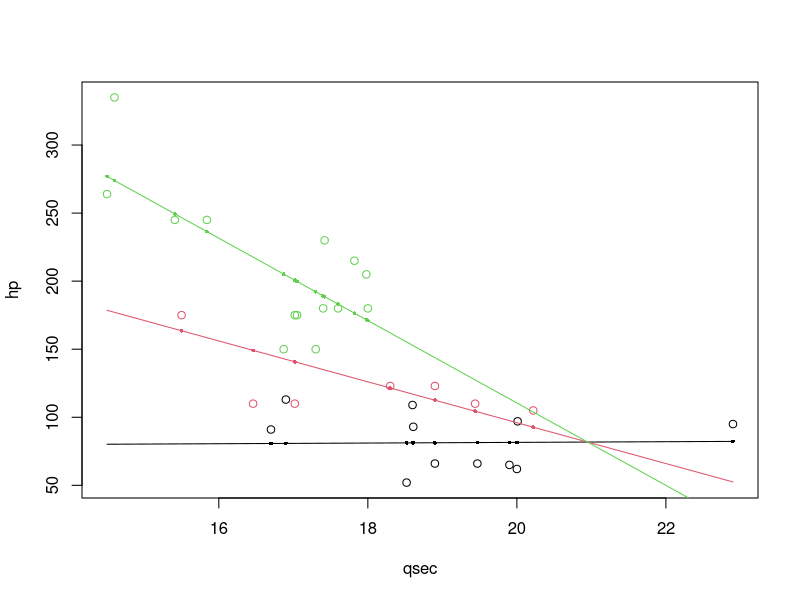
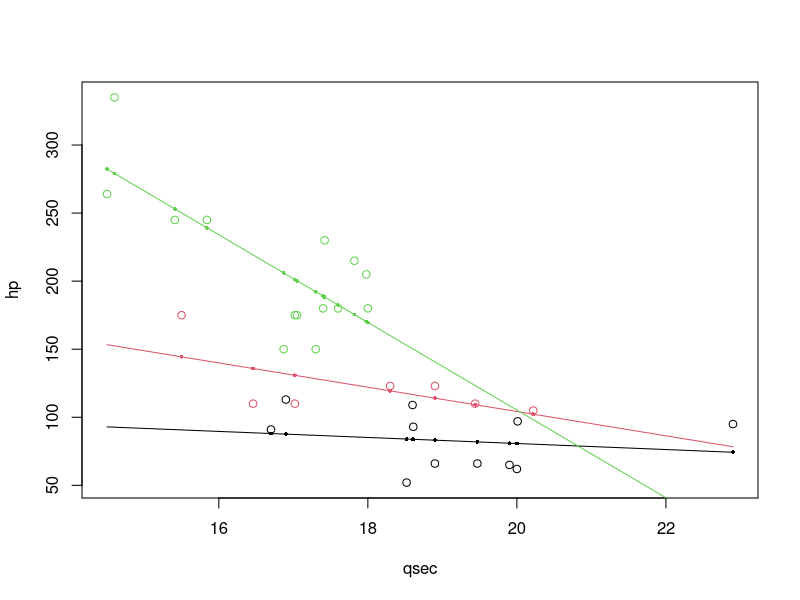
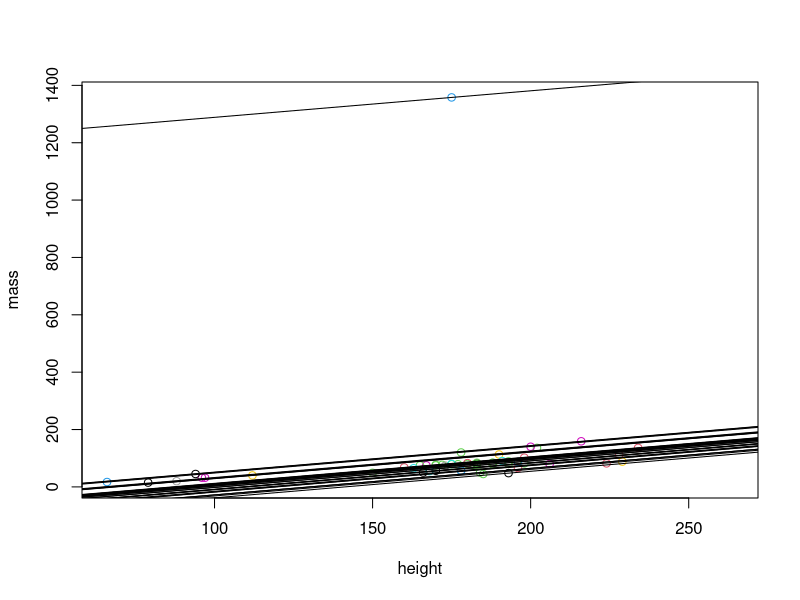
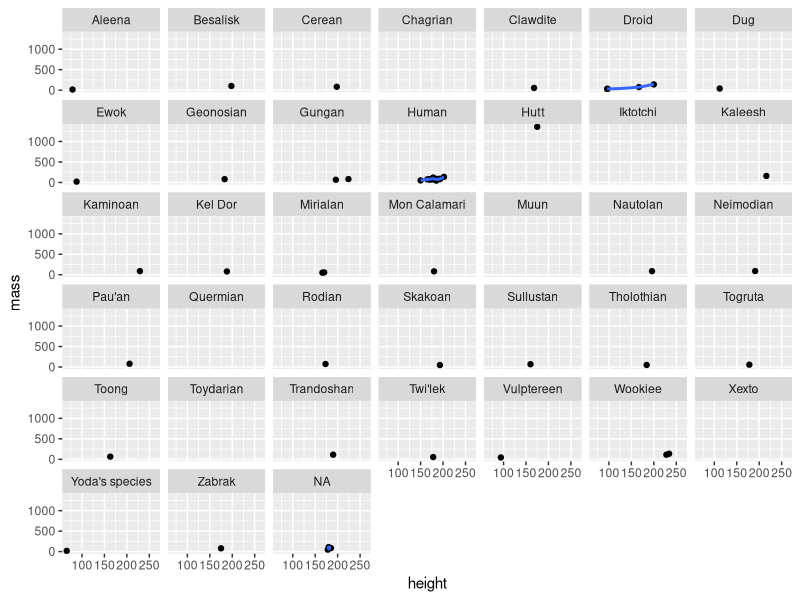
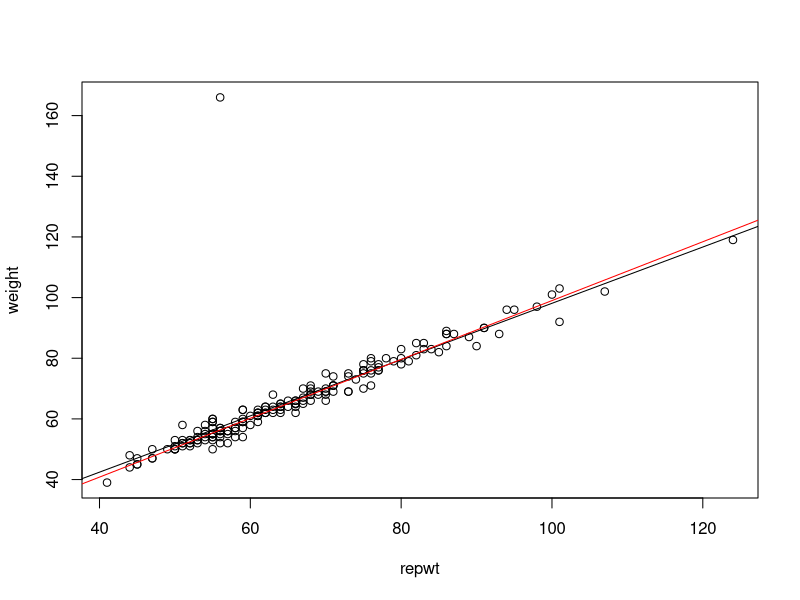
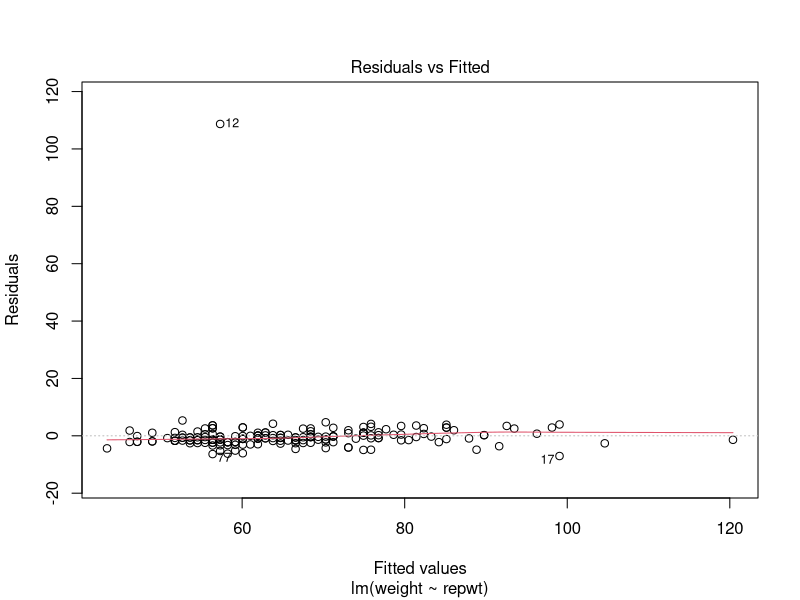
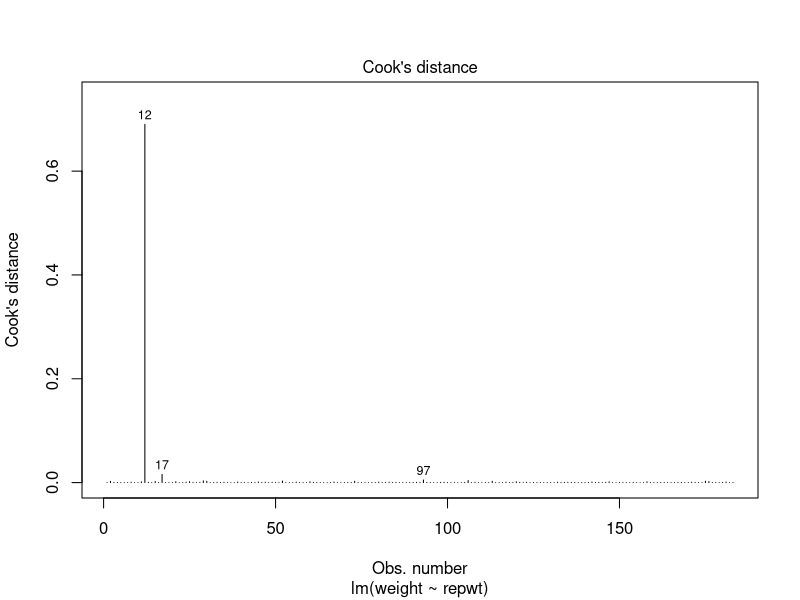
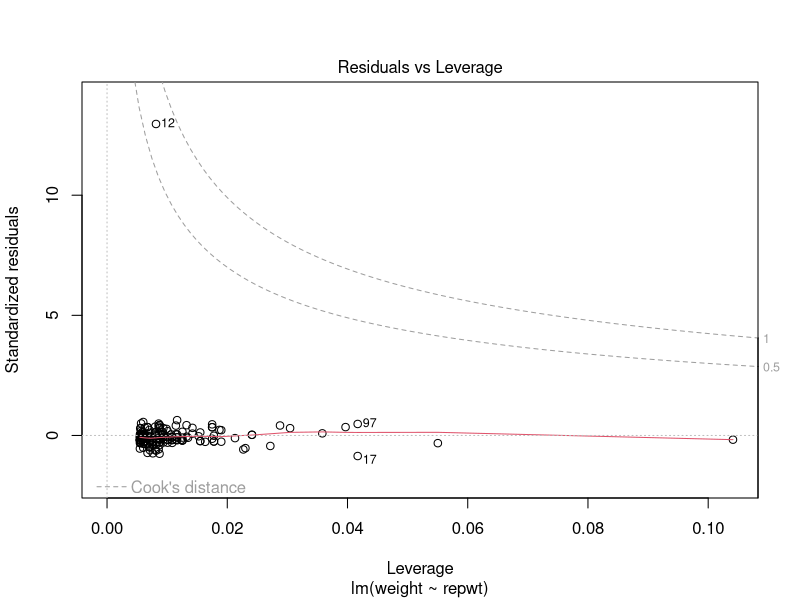

These figures' R source, in order:
plot(hp ~ qsec, data=mtcars, col=as.factor(cyl))

lm1 <- lm(hp ~ qsec + cyl + qsec:cyl, data=mtcars)
summary(lm1)

points(lm1$fit ~ qsec, data=mtcars, col=as.factor(cyl), pch=16, cex=0.5)

b <- coef(lm1)
b

drawit <- function(cyl=0, i=1){
  curve(b[1] + b[2]*qsec + b[3]*cyl + b[4]*qsec*cyl, 
        add=TRUE, xname="qsec", col=palette()[i])
}

drawit(cyl=4, i=1)
drawit(cyl=6, i=2)
drawit(cyl=8, i=3)






plot(hp ~ qsec, data=mtcars, col=as.factor(cyl))

lm2 <- lm(hp ~ qsec + as.factor(cyl) + qsec:as.factor(cyl), data=mtcars)
summary(lm2)

points(lm2$fit ~ qsec, data=mtcars, col=as.factor(cyl), pch=16, cex=0.5)

b <- coef(lm2)
b

drawit <- function(cyl6=0, cyl8=0, i=1){
  curve(b[1] + b[2]*qsec + b[3]*cyl6 + b[4]*cyl8 + b[5]*qsec*cyl6 + b[6]*qsec*cyl8, 
        add=TRUE, xname="qsec", col=palette()[i])
}

drawit(cyl6=0, cyl8=0, i=1)
drawit(cyl6=1, cyl8=0, i=2)
drawit(cyl6=0, cyl8=1, i=3)










library(dplyr)
View(starwars)
star.lm <- lm(mass ~ height + species, data=starwars)
summary(star.lm)

plot(mass ~ height, data=starwars, col=as.factor(species))

b <- coef(star.lm)
b

for (i in 3:length(b)) {
  abline(b[1] + b[i], b[2])
}

library(tidyverse)

ggplot(starwars, aes(x=height, y=mass)) + 
  geom_point() + 
  geom_smooth() + 
  facet_wrap(~species)




library(car)
library(MASS)

plot(weight ~ repwt, data=Davis)

dav.lm <- lm(weight ~ repwt, data=Davis)
dav.rlm <- rlm(weight ~ repwt, data=Davis)

abline(dav.lm)
abline(dav.rlm, col="red")

summary(dav.lm)
summary(dav.rlm)



plot(dav.lm, which=c(1,4,5))

